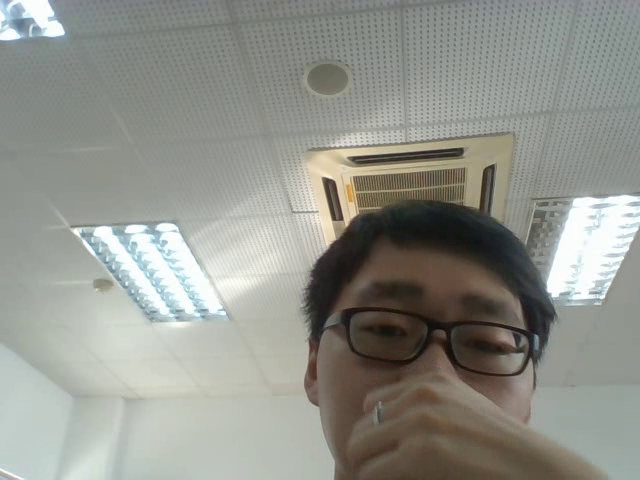
#> input picture frame 18 of Gui Features in OpenCV/Getting Started with Videos/output.avi, 640 x 480 px
$ python Playing_Video_from_File.py
#> lines starting #> are read from the running program, lines starting #| are printed output that depends on the picture
import numpy as np
import cv2 as cv
cap = cv.VideoCapture('output.avi')
while(cap.isOpened()):
    ret, frame = cap.read()
#> frame is the input picture: shape (480, 640, 3); mean B, G, R 139.6, 147, 145.4
    gray = cv.cvtColor(frame, cv.COLOR_BGR2GRAY)
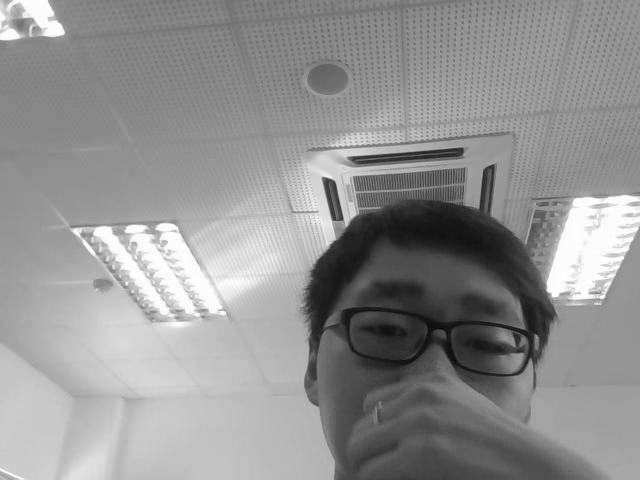
#> gray: shape (480, 640); min 5, max 255, mean 145.7
    cv.imshow('frame',gray)
    if cv.waitKey(25) & 0xFF == ord('q'):#waitKey用于改变播放速度
#> (key q is pressed here)
        break
cap.release()
cv.destroyAllWindows()

$ run again, starting later in the video
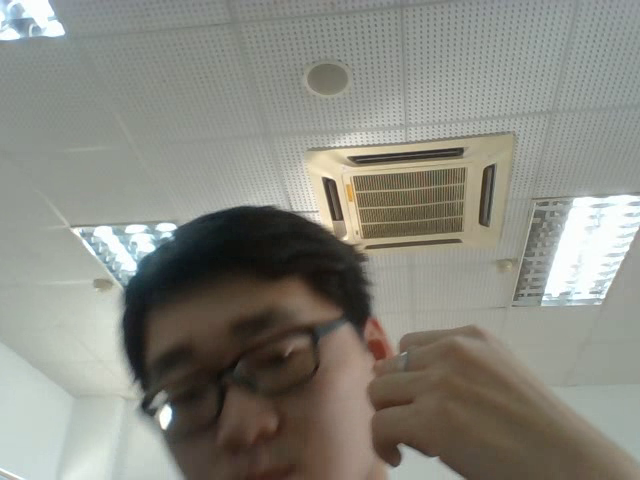
#> input picture frame 82 of Gui Features in OpenCV/Getting Started with Videos/output.avi, 640 x 480 px
#> frame is the input picture: shape (480, 640, 3); mean B, G, R 127.6, 136.2, 136.4
#> `gray = cv.cvtColor(frame, cv.COLOR_BGR2GRAY)`:
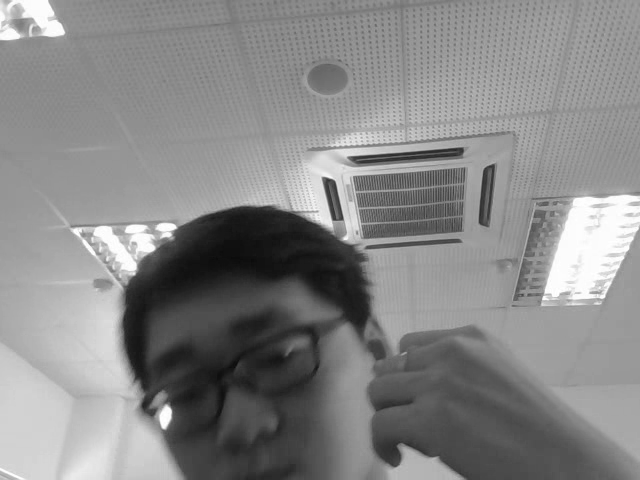
#> gray: shape (480, 640); min 11, max 255, mean 135.3

$ run again, starting later in the video
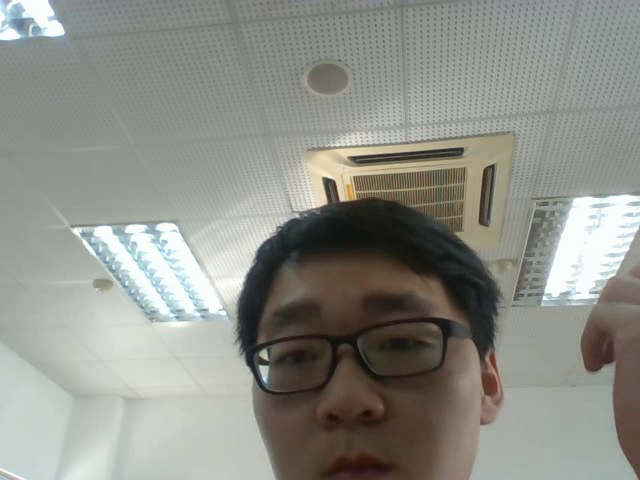
#> input picture frame 147 of Gui Features in OpenCV/Getting Started with Videos/output.avi, 640 x 480 px
#> frame is the input picture: shape (480, 640, 3); mean B, G, R 135.9, 143.3, 141.9
#> `gray = cv.cvtColor(frame, cv.COLOR_BGR2GRAY)`:
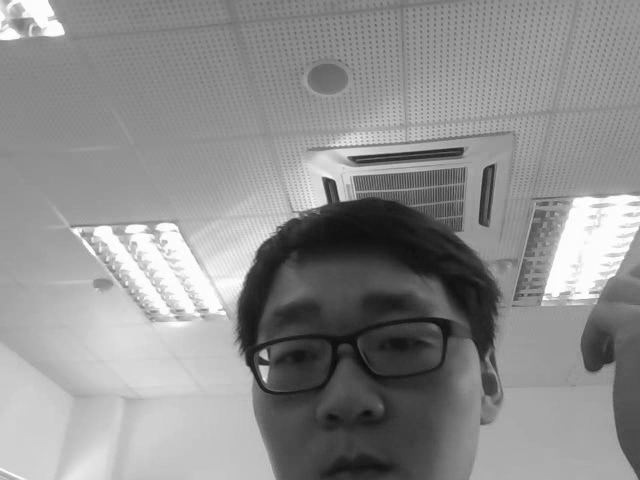
#> gray: shape (480, 640); min 10, max 255, mean 142
